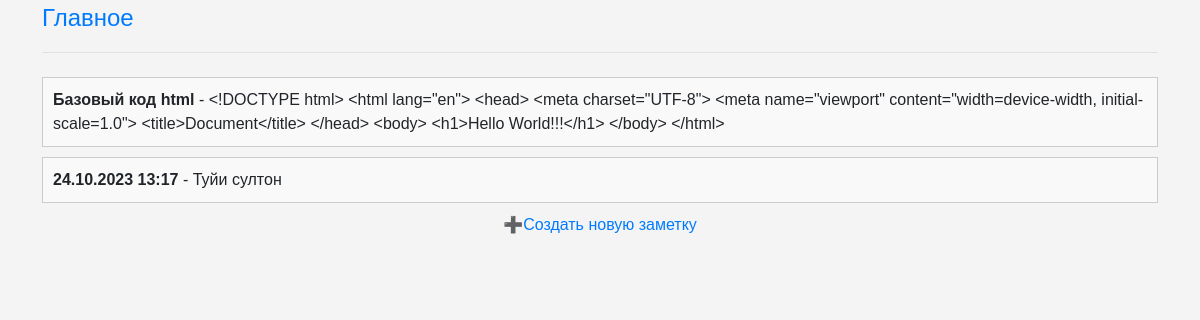
The page / on the database its author committed.
### tables this page shows
CREATE TABLE "users" (
	"id"	INTEGER,
	"title"	TEXT,
	"content"	TEXT,
	PRIMARY KEY("id" AUTOINCREMENT)
);

### app.py (the view)
@app.route('/Authors.com')
@app.route('/')
def index():
    conn = get_db_connection()
    notes = conn.execute('SELECT * FROM users').fetchall()
    conn.close()
    return render_template('index.html', notes=notes)

### app.py (called while the page is built)
def get_db_connection():
    conn = sqlite3.connect('exemp.db')
    conn.row_factory = sqlite3.Row
    return conn

### templates/index.html (shortened to what this page needs)
{% extends 'base.html' %}
{% block body %}
  </head>
  <body>
    {% for note in notes %}
    <div class="note-container">
      <strong>{{ note['title'] }}</strong> - {{ note['content'] }}
    </div>
    {% endfor %}
    <center>
      <a href="{{ url_for('create') }}">➕Создать новую заметку</a>
    </center>
  </body>
</html>
{%endblock%}

### templates/base.html (shortened to what this page needs)
<!DOCTYPE html>
<html lang="en">
  <head>
    <link
      rel="stylesheet"
      href="https://cdn.jsdelivr.net/npm/bootstrap@5.2.3/dist/css/bootstrap.min.css"
    />
  </head>
  <div class="container">
    <body>
      <div
        class="d-flex flex-column flex-md-row align-items-center pb-3 mb-4 border-bottom"
      >
        <a
          href="/"
          class="d-flex align-items-center link-body-emphasis text-decoration-none"
        >
          <span class="fs-4">Главное</span>
        </a>
      </div>
      {% block body %} {% endblock %}
    </body>
</html>

### templates/index.html (style rules this page uses)
body { font-family: Arial, sans-serif; margin: 0px; background-color: #f4f4f4;; }
.note-container { border: 1px solid #ccc; margin-bottom: 10px; padding: 10px; background-color: #f9f9f9; }
strong { font-weight: bold; }
a { text-decoration:double; color: #007bff; }

### rows shown on the page
users: title "Базовый код html", content "<!DOCTYPE html> <html lang=\"en\"> <head> <meta charset=\"UTF-8\"> <meta name=\"viewport\" content=\"width=device-width, initial-scale=1.0\"> <title>Document</title> </head> <body> <h1>Hello World!!!</h1> </body> </html>"
users: title "24.10.2023 13:17", content "Туйи султон"
